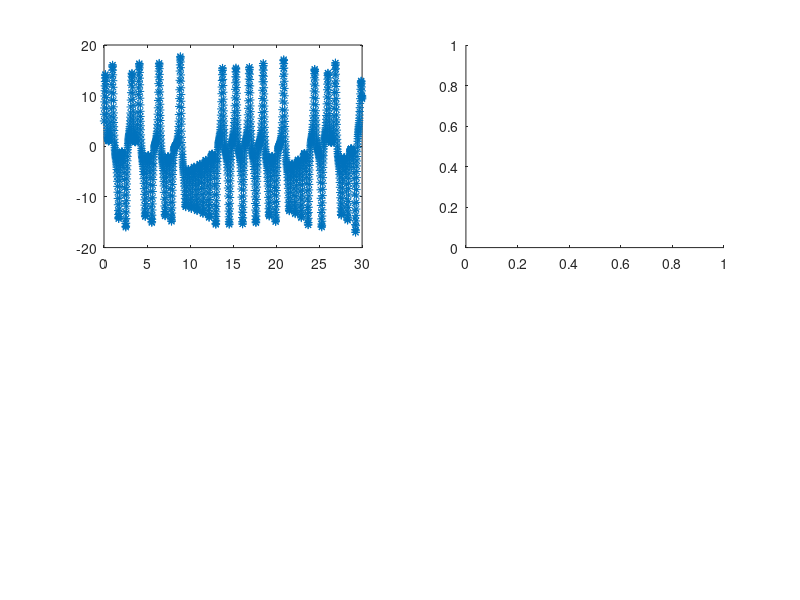

MATLAB code for this plot: (Note: this script raises an error after producing the figure.)
rho=10;
beta=28;
lamda=8/3;
f=@(t,Y)[rho*(Y(2)-Y(1))
    beta*Y(1)-Y(2)-Y(1)*Y(3)
    -lamda*Y(3)+Y(1)*Y(2)];
[t,y]=ode45(f,[0,30],[5,13,17])
subplot(2,2,1)
plot(t,y(:,1),'*')
subplot(2,2,2)
plot(t,y(:,2),'X')
subplot(2,2,3)
plot(t,y(:,3),'o')
subplot(2,2,4)
plot3(y(:,1),y(:,2),y(:,3))